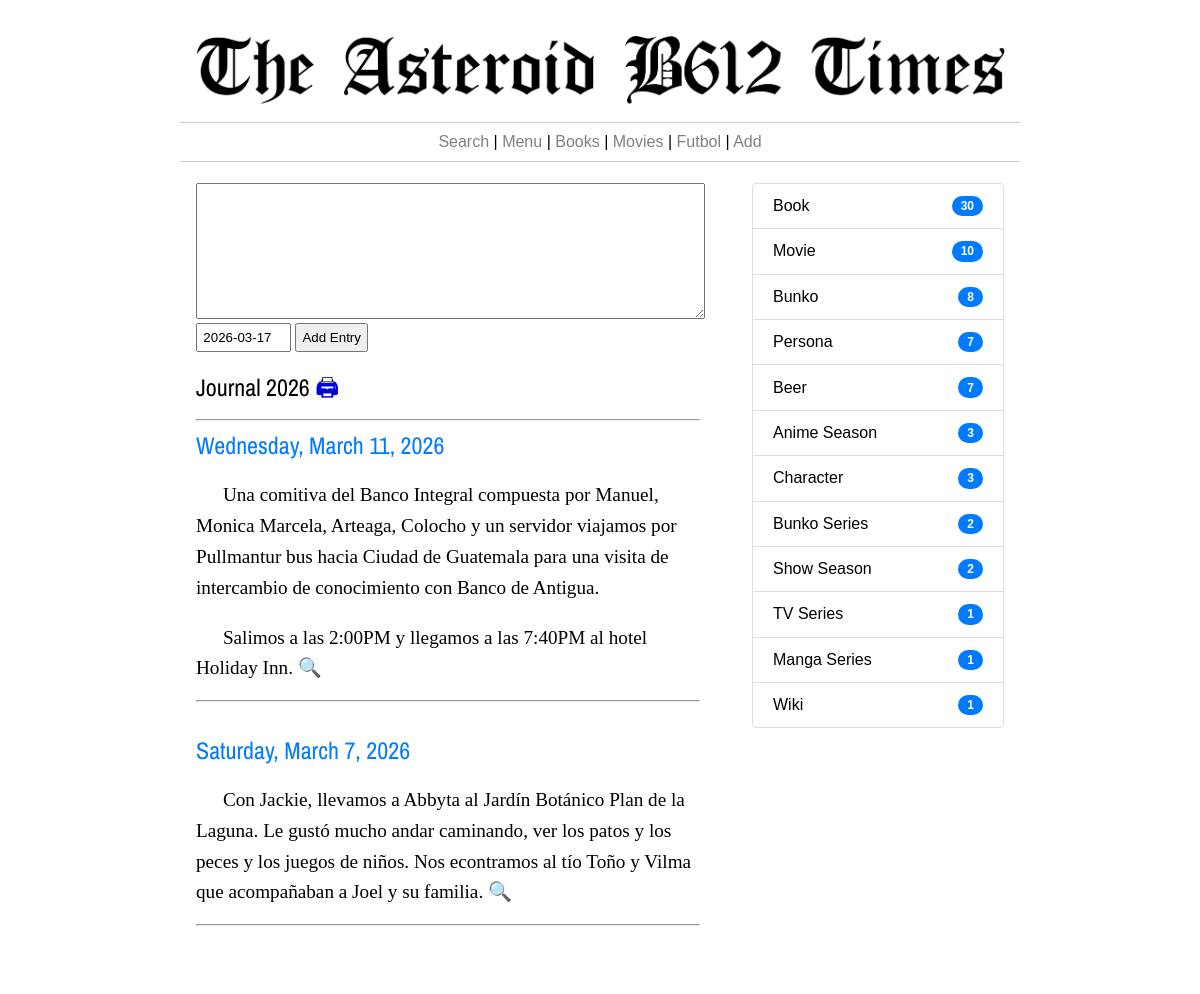
The page /journal/ on the database its author committed.
### thetimes/models.py (models this page shows, shortened)
class JournalEntry(models.Model):
    fecha = models.DateField()
    item = models.ForeignKey(Item, on_delete=models.CASCADE)

class Item(models.Model):
    titulo = models.CharField(max_length=255)
    tipo = models.ForeignKey(Category, on_delete=models.CASCADE)
    contenido = models.TextField()
    fecha_creacion = models.DateTimeField()
    fecha_edicion = models.DateTimeField()
    consumido = models.BooleanField(default=False)
    @property
    def headtext(self):
        n_corte = self.contenido.find('==headtext==')
        if n_corte == -1:
            return self.contenido[0:350] + f" <a href='/item/{self.id}' style='text-decoration:none;'>&#128269;</a>"
        else:
            return markdown.markdown(self.contenido[0:n_corte] + f" <a href='/item/{self.id}' style='text-decoration:none;'>&#128269;</a>",extensions=['extra'])

class Category(models.Model):
    category = models.CharField(max_length=255)
    @property
    def nitems(self):
        n_w = Item.objects.filter(tipo = self).count()
        return n_w

### thetimes/views.py (the view, shortened to what this page needs)
# urls.py: path('journal/', views.journal, name='journal'),
def journal(request):
	get_y = request.GET.get('y', 1)
	conteo = JournalEntry.objects.all().count()
	if conteo > 0:
		max_year = JournalEntry.objects.all().order_by('-fecha').first()
	else:
		max_year = 0
	this_y = max_year.fecha.year if int(get_y) == 1 and conteo > 0 else int(get_y)
	cats = sorted(Category.objects.exclude(id=14),key=lambda t: t.nitems, reverse=True)
	entries = JournalEntry.objects.filter(fecha__year=this_y).order_by('-fecha','-id')
	anhos = JournalEntry.objects.all().values('fecha__year').exclude(fecha__year=this_y).annotate(qbooks=Count('id')).order_by('-fecha__year')
	return render(request,'journal.html',{'cats':cats,'entries':entries,'this_y':this_y,'anhos':anhos})

### thetimes/templates/journal.html (shortened to what this page needs)
{% extends 'base_times.html' %}
{% load static %}
{% block izquierda %}
<form method="POST">
  <textarea name="contenido" rows='4' style="width:95%; padding: 0.8em; font-size: 1.1em; line-height: 1.5em; font-family: 'Calibri','Arial', sans-serif;"></textarea>
  <br>
  <input type="text" name="fecha" value="{% now 'Y-m-d' %}" style="padding:0.4em; width: 6em;">
  <input type="submit" value="Add Entry" style="padding:0.4em;">
</form>
<br>
<h2>Journal {{this_y}} <a href="{% url 'printedJournal' this_y %}" style="text-decoration:none;" target="_blank">&#128424;</a></h2>
<hr>
{% if entries %}
    {% for a in entries %}
      <h2><a href="{% url 'item' a.item.id %}" style="text-decoration:none; color:#007bff; ">{{a.item.titulo}}</a></h2>
      {{a.item.headtext|safe}}
      <hr style="margin-bottom: 2em; margin-top: 1em;">
    {% endfor %}
  {% endif %}
{% endblock %}
{% block derecha %}
<ul class="list-group">
    {% for c in cats %}
      {% if c.nitems > 0 %}
        <li class="list-group-item"><a href="{% url 'categoria' c.id %}" style="text-decoration:none; color:black;">{{c.category|capfirst}}</a> <span class="badge badge-pill">{{c.nitems}}</span></li>
      {% endif %}
    {% endfor %}
</ul>
{% endblock %}

### rows shown on the page
JournalEntry: item.titulo "Wednesday, March 11, 2026", item.headtext "Una comitiva del Banco Integral compuesta por Manuel, Monica Marcela, Arteaga, Colocho y un servidor viajamos por Pullmantur bus hacia Ciudad de Guatemala para una visita de intercambio de conocimiento con Banco de Antigua. Salimos a las 2:00PM y llegamos a las 7:40PM al hotel Holiday Inn. 🔍"
JournalEntry: item.titulo "Saturday, March 7, 2026", item.headtext "Con Jackie, llevamos a Abbyta al Jardín Botánico Plan de la Laguna. Le gustó mucho andar caminando, ver los patos y los peces y los juegos de niños. Nos econtramos al tío Toño y Vilma que acompañaban a Joel y su familia. 🔍"
Category: category "Book", nitems "30"
Category: category "Movie", nitems "10"
Category: category "Bunko", nitems "8"
Category: category "Persona", nitems "7"
Category: category "Beer", nitems "7"
Category: category "Anime Season", nitems "3"
Category: category "Character", nitems "3"
Category: category "Bunko Series", nitems "2"
Category: category "Show Season", nitems "2"
Category: category "TV Series", nitems "1"
Category: category "Manga Series", nitems "1"
Category: category "Wiki", nitems "1"

### other values the page prints
{{ this_y }} "2026"
